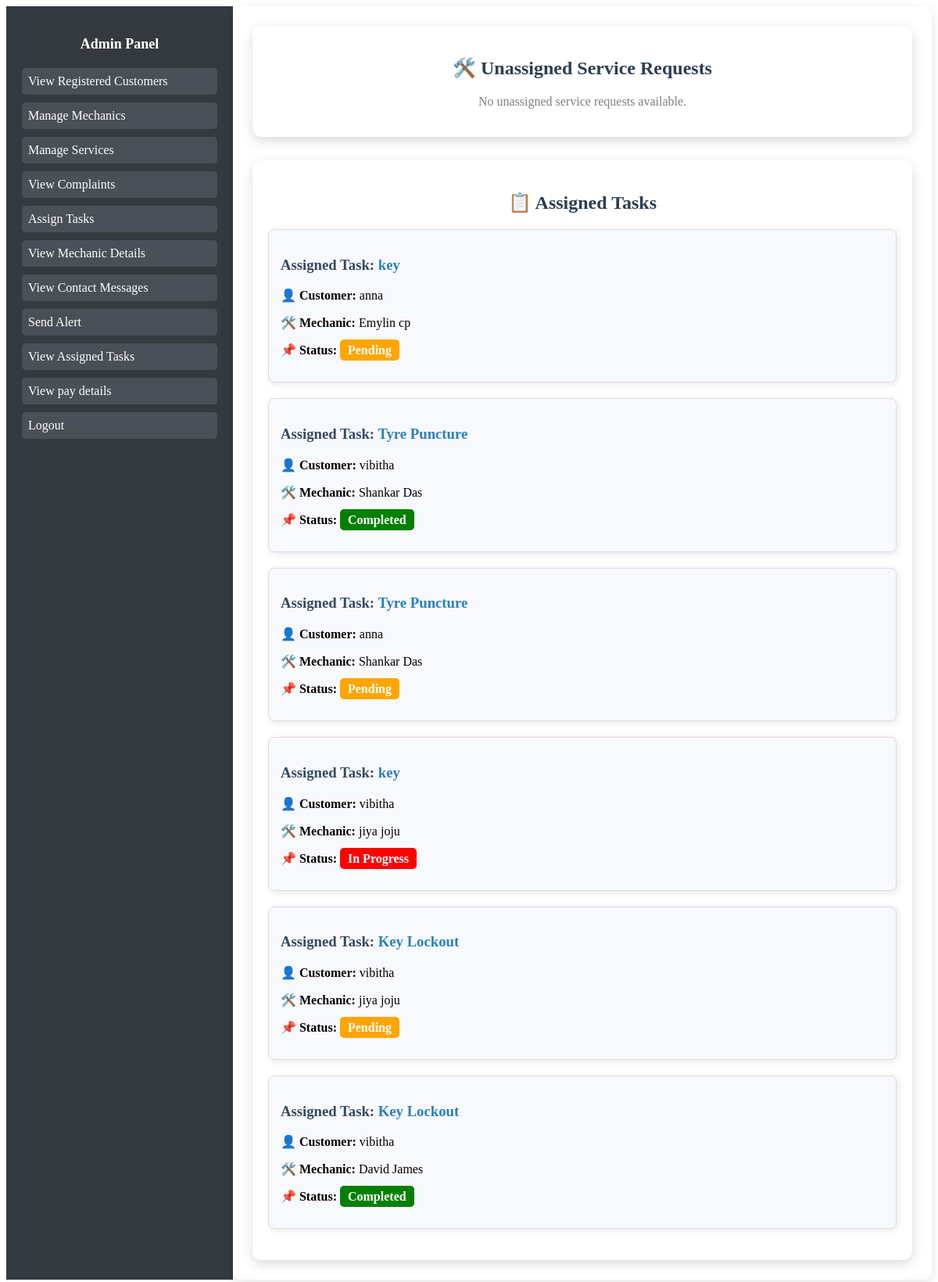
The app's page /assign-task/ (signed in), older data.
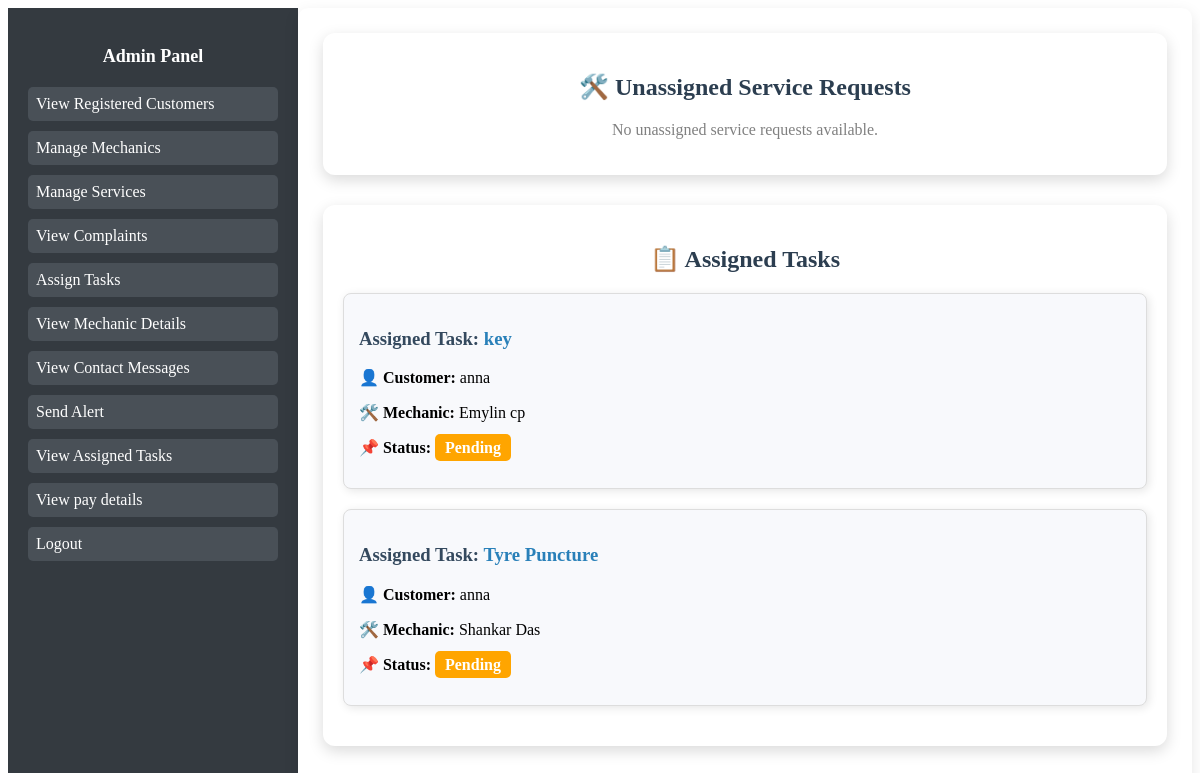
The same page, newer data.
### Home/models.py (models this page shows, shortened)
class TaskAssignment(models.Model):
    user = models.ForeignKey(User, on_delete=models.CASCADE)  # Customer
    service_request = models.ForeignKey('ServiceRequest', on_delete=models.CASCADE)
    mechanic = models.ForeignKey('MechanicProfile', on_delete=models.CASCADE)
    assigned_date = models.DateTimeField(auto_now_add=True)
    status_choices = [('Pending', 'Pending'), ('In Progress', 'In Progress'), ('Completed', 'Completed')]
    status = models.CharField(max_length=20, choices=status_choices, default='Pending')

class ServiceRequest(models.Model):
    user = models.ForeignKey(User, on_delete=models.CASCADE)  # Logged-in user
    service = models.ForeignKey(ServiceProvided, on_delete=models.CASCADE)
    name = models.CharField(max_length=255)
    email = models.EmailField()
    contact_number = models.CharField(max_length=15)
    location = models.CharField(max_length=255)
    state = models.CharField(max_length=100)
    city = models.CharField(max_length=100)
    vehicle_reg_number = models.CharField(max_length=15)

class ServiceProvided(models.Model):
    name = models.CharField(max_length=255)
    picture = models.ImageField(upload_to='services/')  # Main picture
    short_description = models.TextField()
    long_description = models.TextField()
    points_to_remember = models.TextField()
    additional_picture = models.ImageField(upload_to='services/', blank=True, null=True)  # Additional Picture

class MechanicProfile(models.Model):
    user = models.OneToOneField(User, on_delete=models.CASCADE)  # Links profile to User
    first_name = models.CharField(max_length=255)
    last_name = models.CharField(max_length=255)
    date_of_birth = models.DateField(null=True, blank=True)
    email = models.EmailField()#unique=True)
    gender_choices = [('Male', 'Male'), ('Female', 'Female'), ('Other', 'Other')]
    gender = models.CharField(max_length=10, choices=gender_choices)
    profile_picture = models.ImageField(upload_to='mechanic_profiles/', null=True, blank=True)
    contact_no = models.CharField(max_length=15, blank=True, null=True)
    aadhar_id = models.CharField(
        max_length=12,
        validators=[RegexValidator(regex=r'^\d{12}$', message="Aadhar number must be exactly 12 digits")],
    )
    alternate_contact = models.CharField(max_length=15, blank=True, null=True)
    experience = models.PositiveIntegerField(null=True, blank=True)
    address = models.TextField()
    state = models.CharField(max_length=255)
    city = models.CharField(max_length=255)
    district = models.CharField(max_length=255)
    specialization = models.ForeignKey('ServiceProvided', on_delete=models.SET_NULL, null=True)

### Home/views.py (the view, shortened to what this page needs)
# urls.py: path('assign-task/', views.assign_task, name='assign_task'),
@user_passes_test(lambda u: u.is_superuser)  # Restrict to admin
def assign_task(request):
    service_requests = ServiceRequest.objects.annotate(
        is_assigned=Exists(TaskAssignment.objects.filter(service_request=OuterRef('id')))
    ).filter(is_assigned=False)  # Shows only unassigned service requests
    districts = MechanicProfile.objects.values_list('district', flat=True).distinct()
    assigned_tasks = TaskAssignment.objects.select_related('service_request', 'mechanic')
    return render(request, 'assign_task.html', {
        'service_requests': service_requests,
        'districts': districts,
        'assigned_tasks': assigned_tasks  # ✅ Pass assigned tasks to template
    })

### templates/assign_task.html (shortened to what this page needs)
{% extends 'base_admin.html' %}
{% block content %}
<div style="max-width: 900px; margin: 0 auto; background: white; padding: 20px; border-radius: 12px; box-shadow: 0px 5px 15px rgba(0, 0, 0, 0.15);">
    <h2 style="text-align: center; color: #2c3e50; font-weight: bold; margin-bottom: 20px;">🛠️ Unassigned Service Requests</h2>
    {% for request in service_requests %}
    <div style="border: 1px solid #ddd; padding: 15px; border-radius: 8px; background: #f8f9fc; margin-bottom: 20px; box-shadow: 2px 2px 10px rgba(0, 0, 0, 0.1);">
        <h3 style="color: #34495e;">Service Request: <span style="color: #2980b9;">{{ request.service.name }}</span></h3>
        <p><strong>👤 Customer:</strong> {{ request.user.username }}</p>
        <p><strong>📍 Location:</strong> {{ request.location }}</p>
        <p><strong>🏙️ City:</strong> {{ request.city }}</p>
        <form method="post" style="margin-top: 15px;">
            {% csrf_token %}
            <input type="hidden" name="service_request_id" value="{{ request.id }}">
            <label style="font-weight: bold;">📌 Select District:</label>
            <select name="district" class="district-dropdown" data-request-id="{{ request.id }}"
                style="width: 100%; padding: 8px; margin: 5px 0; border: 1px solid #ccc; border-radius: 5px;">
                <option value="">Select District</option>
                {% for district in districts %}
                <option value="{{ district }}">{{ district }}</option>
                {% endfor %}
            </select>
            <label style="font-weight: bold;">🛠️ Select Mechanic:</label>
            <select name="mechanic" class="mechanic-dropdown" id="mechanic_{{ request.id }}"
                style="width: 100%; padding: 8px; margin: 5px 0; border: 1px solid #ccc; border-radius: 5px;">
                <option value="">Select Mechanic</option>
            </select>
            <button type="submit" style="display: block; width: 100%; background: #27ae60; color: white; border: none; padding: 10px; font-weight: bold; border-radius: 5px; margin-top: 10px; cursor: pointer;">
                ✅ Assign Task
            </button>
        </form>
    </div>
    {% empty %}
    <p style="text-align: center; color: gray; font-size: 16px;">No unassigned service requests available.</p>
    {% endfor %}
</div>
<div style="max-width: 900px; margin: 30px auto 0; background: white; padding: 20px; border-radius: 12px; box-shadow: 0px 5px 15px rgba(0, 0, 0, 0.15);">
    <h2 style="text-align: center; color: #2c3e50; font-weight: bold; margin-bottom: 20px;">📋 Assigned Tasks</h2>
    {% for task in assigned_tasks %}
    <div style="border: 1px solid #ddd; padding: 15px; border-radius: 8px; background: #f8f9fc; margin-bottom: 20px; box-shadow: 2px 2px 10px rgba(0, 0, 0, 0.1);">
        <h3 style="color: #34495e;">Assigned Task: <span style="color: #2980b9;">{{ task.service_request.service.name }}</span></h3>
        <p><strong>👤 Customer:</strong> {{ task.user.username }}</p>
        <p><strong>🛠️ Mechanic:</strong> {{ task.mechanic.first_name }} {{ task.mechanic.last_name }}</p>
        <p><strong>📌 Status:</strong>
            <span style="padding: 5px 10px; border-radius: 5px; font-weight: bold; color: white; background:
                {% if task.get_status_display == 'Pending' %}orange
                {% elif task.get_status_display == 'Completed' %}green
                {% else %}red
                {% endif %};">
                {{ task.get_status_display }}
            </span>
        </p>
    </div>
    {% empty %}
    <p style="text-align: center; color: gray; font-size: 16px;">No assigned tasks yet.</p>
    {% endfor %}
</div>
{% endblock %}

Row changes from the older to the newer data that the page shows:
removed TaskAssignment: service_request.service.name "Tyre Puncture", user.username "vibitha", mechanic.first_name "Shankar", mechanic.last_name "Das", status "Completed"
removed TaskAssignment: service_request.service.name "key", user.username "vibitha", mechanic.first_name "jiya", mechanic.last_name "joju", status "In Progress"
removed TaskAssignment: service_request.service.name "Key Lockout", user.username "vibitha", mechanic.first_name "jiya", mechanic.last_name "joju", status "Pending"
removed TaskAssignment: service_request.service.name "Key Lockout", user.username "vibitha", mechanic.first_name "David", mechanic.last_name "James", status "Completed"
